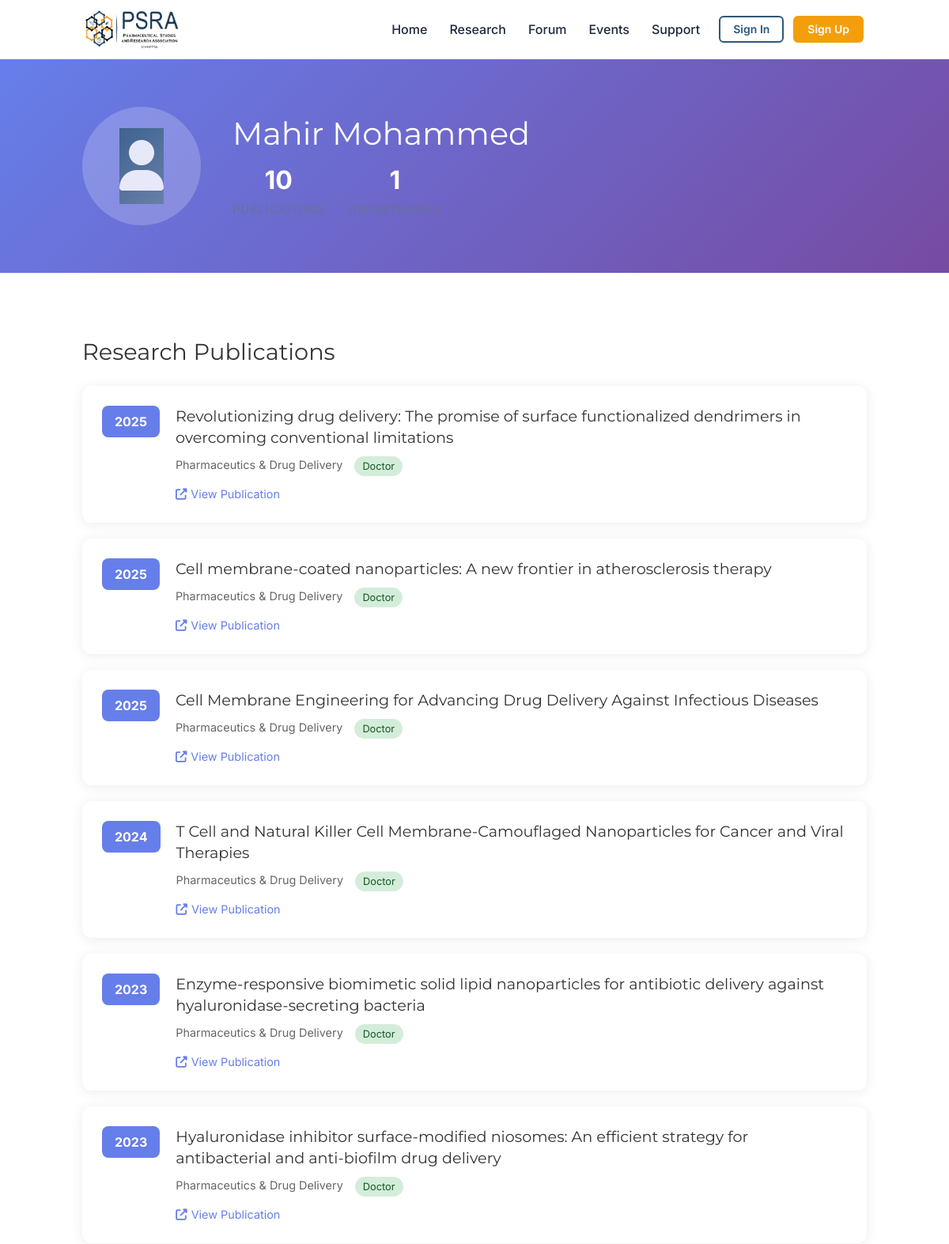
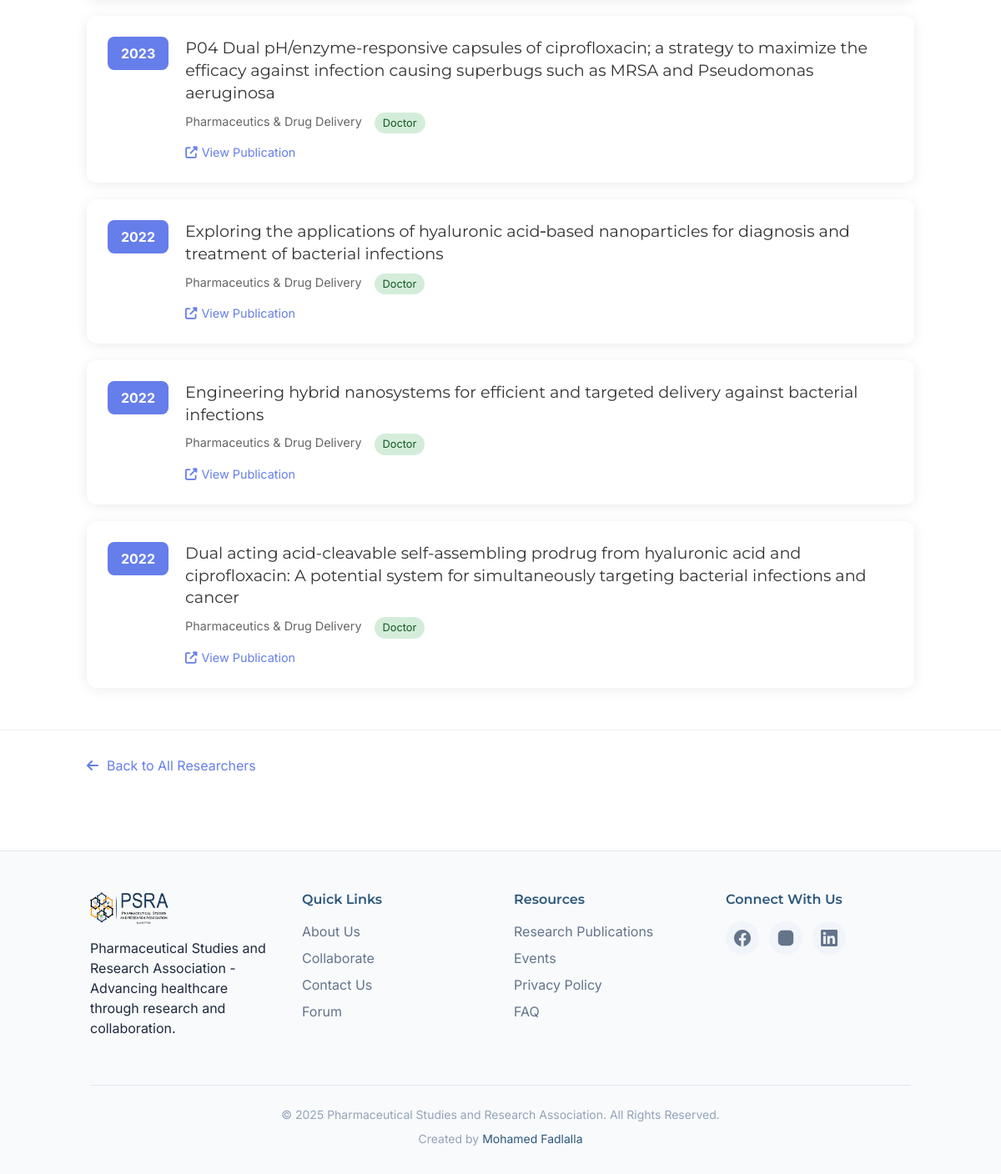
/researcher/1, run on the app's committed database (2 pictures, top to bottom).
### models.py (models this page shows, shortened)
class Researcher(db.Model):
    id = db.Column(db.Integer, primary_key=True)
    name = db.Column(db.String(200), nullable=False, unique=True)
    profile_picture_url = db.Column(db.String(200), default=None)
    bio = db.Column(db.Text, nullable=True)
    is_registered_user = db.Column(db.Boolean, default=False)
    user_id = db.Column(db.Integer, db.ForeignKey('user.id'), nullable=True)
    created_at = db.Column(db.DateTime, default=datetime.utcnow)
    researches = db.relationship('Research', backref='author', lazy=True, cascade='all, delete-orphan')

class Research(db.Model):
    id = db.Column(db.Integer, primary_key=True)
    title = db.Column(db.String(500), nullable=False)
    doi_url = db.Column(db.String(500), nullable=True)
    department = db.Column(db.String(100), nullable=False)
    year = db.Column(db.Integer, nullable=False)
    researcher_id = db.Column(db.Integer, db.ForeignKey('researcher.id'), nullable=False)
    researcher_type = db.Column(db.String(20), default='doctor')  # 'doctor' or 'student'
    is_approved = db.Column(db.Boolean, default=True)  # For submitted research pending approval
    submitted_by = db.Column(db.Integer, db.ForeignKey('user.id'), nullable=True)  # User who submitted
    submitted_by_user = db.relationship('User', foreign_keys=[submitted_by], backref='submitted_researches')
    created_at = db.Column(db.DateTime, default=datetime.utcnow)

### app.py (the view)
@app.route('/researcher/<int:researcher_id>')
def researcher_profile(researcher_id):
    profile_data = ResearchService.get_researcher_profile(researcher_id)
    if not profile_data:
        flash('Researcher not found.', FLASH_ERROR)
        return redirect(url_for('researchers'))
    return render_template(
        'researcher_profile.html',
        researcher=profile_data['researcher'],
        researches=profile_data['researches'],
        departments=profile_data['departments'],
        total_researches=profile_data['total_researches']
    )

### app.py (called while the page is built)
@app.context_processor
def inject_unread_messages():
    if current_user.is_authenticated:
        unread_count = Message.query.filter_by(receiver_id=current_user.id, is_read=False).count()
        return {'unread_message_count': unread_count}
    return {'unread_message_count': 0}

### services/research_service.py (called while the page is built)
    @staticmethod
    def get_researcher_profile(researcher_id: int) -> Optional[Dict[str, Any]]:
        researcher = Researcher.query.get(researcher_id)
        if not researcher:
            return None
        researches = Research.query.filter_by(
            researcher_id=researcher_id
        ).order_by(Research.year.desc()).all()
        departments = {}
        for research in researches:
            if research.department not in departments:
                departments[research.department] = []
            departments[research.department].append(research)
        return {
            'researcher': researcher,
            'researches': researches,
            'departments': departments,
            'total_researches': len(researches)
        }

### templates/researcher_profile.html (shortened to what this page needs)
{% extends "base.html" %}
{% block content %}
<div class="researcher-profile-page">
    <div class="profile-header">
        <div class="container mx-auto px-4">
            <div class="profile-info">
                <div class="profile-avatar">
                    {% if researcher.profile_picture_url %}
                    <img src="{{ researcher.profile_picture_url }}" alt="{{ researcher.name }}">
                    {% else %}
                    <div class="avatar-placeholder">
                        <i class="fas fa-user"></i>
                    </div>
                    {% endif %}
                </div>
                <div class="profile-details">
                    <h1>{{ researcher.name }}</h1>
                    <div class="profile-stats">
                        <div class="stat">
                            <span class="stat-value">{{ total_researches }}</span>
                            <span class="stat-label">Publications</span>
                        </div>
                        <div class="stat">
                            <span class="stat-value">{{ departments|length }}</span>
                            <span class="stat-label">Departments</span>
                        </div>
                    </div>
                </div>
            </div>
        </div>
    </div>
    <div class="research-section">
        <div class="container mx-auto px-4">
            <h2>Research Publications</h2>
            {% if researches %}
            <div class="research-list">
                {% for research in researches %}
                <div class="research-item" data-department="{{ research.department|replace(' ', '-')|lower }}">
                    <div class="research-year">{{ research.year }}</div>
                    <div class="research-content">
                        <h3 class="research-title">
                            {% if research.doi_url %}
                            <a href="{{ research.doi_url }}" target="_blank" rel="noopener noreferrer">
                                {{ research.title }}
                            </a>
                            {% else %}
                            {{ research.title }}
                            {% endif %}
                        </h3>
                        <div class="research-meta">
                            <span class="department">{{ research.department }}</span>
                            <span class="type-badge {{ research.researcher_type }}">
                                {{ research.researcher_type|title }}
                            </span>
                        </div>
                        {% if research.doi_url %}
                        <a href="{{ research.doi_url }}" target="_blank" rel="noopener noreferrer" class="doi-link">
                            <i class="fas fa-external-link-alt"></i> View Publication
                        </a>
                        {% endif %}
                    </div>
                </div>
                {% endfor %}
            </div>
            {% else %}
            <div class="no-research">
                <p>No research publications found for this researcher.</p>
            </div>
            {% endif %}
        </div>
    </div>
    <div class="back-section">
        <div class="container mx-auto px-4">
            <a href="{{ url_for('researchers') }}" class="back-link">
                <i class="fas fa-arrow-left"></i> Back to All Researchers
            </a>
        </div>
    </div>
</div>
{% endblock %}

### static/css/style.css (style rules this page uses)
:root { --primary-blue: #2D577B; --primary-blue-light: #607D9B; --primary-blue-dark: #1E3A5F; --accent-orange: #F59E0B; --accent-orange-hover: #D97706; --accent-green: #4ADE80; --accent-green-dark: #22C55E; --color-success: #22C55E; --color-success-bg: #DCFCE7; --color-warning: #F59E0B; --color-warning-bg: #FEF3C7; --color-error: #EF4444; --color-error-bg: #FEE2E2; --color-info: #3B82F6; --color-info-bg: #DBEAFE; --text-primary: #1E293B; --text-secondary: #64748B; --text-muted: #94A3B8; --text-inverse: #FFFFFF; --bg-primary: #FFFFFF; --bg-secondary: #F8FAFC; --bg-tertiary: #F1F5F9; --bg-overlay: rgba(0, 0, 0, 0.5); --border-color: #E2E8F0; --border-color-dark: #CBD5E1; --border-focus: #2D577B; --space-1: 4px; --space-2: 8px; --space-3: 12px; --space-4: 16px; --space-5: 20px; --space-6: 24px; --space-8: 32px; --space-10: 40px; --space-12: 48px; --space-16: 64px; --space-20: 80px; --font-family-heading: 'Montserrat', -apple-system, BlinkMacSystemFont, sans-serif; --font-family-body: 'Inter', -apple-system, BlinkMacSystemFont, 'Segoe UI', Roboto, sans-serif; --font-family-mono: 'Fira Code', 'Consolas', monospace; --font-size-xs: 0.75rem; --font-size-sm: 0.875rem; --font-size-base: 1rem; --font-size-lg: 1.125rem; --font-size-xl: 1.25rem; --font-size-2xl: 1.5rem; --font-size-3xl: 1.875rem; --font-size-4xl: 2.25rem; --font-size-5xl: 3rem; --font-weight-normal: 400; --font-weight-medium: 500; --font-weight-semibold: 600; --font-weight-bold: 700; --line-height-tight: 1.25; --line-height-normal: 1.5; --line-height-relaxed: 1.75; --radius-sm: 4px; --radius-md: 6px; --radius-lg: 8px; --radius-xl: 12px; --radius-2xl: 16px; --radius-full: 9999px; --shadow-sm: 0 1px 2px 0 rgba(0, 0, 0, 0.05); --shadow-md: 0 4px 6px -1px rgba(0, 0, 0, 0.1), 0 2px 4px -1px rgba(0, 0, 0, 0.06); --shadow-lg: 0 10px 15px -3px rgba(0, 0, 0, 0.1), 0 4px 6px -2px rgba(0, 0, 0, 0.05); --shadow-xl: 0 20px 25px -5px rgba(0, 0, 0, 0.1), 0 10px 10px -5px rgba(0, 0, 0, 0.04); --shadow-2xl: 0 25px 50px -12px rgba(0, 0, 0, 0.25); --shadow-inner: inset 0 2px 4px 0 rgba(0, 0, 0, 0.06); --transition-fast: 150ms ease; --transition-normal: 200ms ease; --transition-slow: 300ms ease; --transition-bounce: 300ms cubic-bezier(0.68, -0.55, 0.265, 1.55); --z-dropdown: 100; --z-sticky: 200; --z-fixed: 300; --z-modal-backdrop: 400; --z-modal: 500; --z-toast: 600; --z-tooltip: 700; }
*, *::before, *::after { box-sizing: border-box; margin: 0; padding: 0; }
html { scroll-behavior: smooth; -webkit-text-size-adjust: 100%; }
body { font-family: var(--font-family-body); font-size: var(--font-size-base); line-height: var(--line-height-normal); color: var(--text-primary); background-color: var(--bg-primary); -webkit-font-smoothing: antialiased; -moz-osx-font-smoothing: grayscale; min-height: 100vh; display: flex; flex-direction: column; }
h1, h2, h3, h4, h5, h6 { font-family: var(--font-family-heading); font-weight: var(--font-weight-bold); line-height: var(--line-height-tight); color: var(--text-primary); }
h1 { font-size: var(--font-size-4xl); }
h2 { font-size: var(--font-size-3xl); }
h3 { font-size: var(--font-size-2xl); }
a { color: var(--primary-blue); text-decoration: none; transition: color var(--transition-fast); }
.container { max-width: 1200px; margin: 0 auto; padding: 0 var(--space-5); }
.avatar-placeholder { background: linear-gradient(135deg, var(--primary-blue) 0%, var(--primary-blue-light) 100%); }
.profile-header { margin-bottom: var(--space-8); }
.profile-avatar { flex-shrink: 0; }
.profile-info { flex: 1; }
.profile-info h1 { margin: 0 0 var(--space-1); font-size: var(--font-size-2xl); color: var(--text-inverse); }
.stat-label { color: var(--text-secondary); font-size: var(--font-size-sm); text-transform: uppercase; letter-spacing: 1px; }
.research-meta { display: flex; flex-wrap: wrap; gap: var(--space-3); font-size: var(--font-size-sm); color: var(--text-muted); }

### data on the page
Researcher: name "Mahir Mohammed"
Research: year "2025", title "Revolutionizing drug delivery: The promise of surface functionalized dendrimers in overcoming conventional limitations", department "Pharmaceutics & Drug Delivery", researcher_type "Doctor"
Research: year "2025", title "Cell membrane-coated nanoparticles: A new frontier in atherosclerosis therapy", department "Pharmaceutics & Drug Delivery", researcher_type "Doctor"
Research: year "2025", title "Cell Membrane Engineering for Advancing Drug Delivery Against Infectious Diseases", department "Pharmaceutics & Drug Delivery", researcher_type "Doctor"
Research: year "2024", title "T Cell and Natural Killer Cell Membrane-Camouflaged Nanoparticles for Cancer and Viral Therapies", department "Pharmaceutics & Drug Delivery", researcher_type "Doctor"
Research: year "2023", title "Enzyme-responsive biomimetic solid lipid nanoparticles for antibiotic delivery against hyaluronidase-secreting bacteria", department "Pharmaceutics & Drug Delivery", researcher_type "Doctor"
Research: year "2023", title "Hyaluronidase inhibitor surface-modified niosomes: An efficient strategy for antibacterial and anti-biofilm drug delivery", department "Pharmaceutics & Drug Delivery", researcher_type "Doctor"
Research: year "2023", title "P04 Dual pH/enzyme-responsive capsules of ciprofloxacin; a strategy to maximize the efficacy against infection causing superbugs such as MRSA and Pseudomonas aeruginosa", department "Pharmaceutics & Drug Delivery", researcher_type "Doctor"
Research: year "2022", title "Exploring the applications of hyaluronic acid‐based nanoparticles for diagnosis and treatment of bacterial infections", department "Pharmaceutics & Drug Delivery", researcher_type "Doctor"
Research: year "2022", title "Engineering hybrid nanosystems for efficient and targeted delivery against bacterial infections", department "Pharmaceutics & Drug Delivery", researcher_type "Doctor"
Research: year "2022", title "Dual acting acid-cleavable self-assembling prodrug from hyaluronic acid and ciprofloxacin: A potential system for simultaneously targeting bacterial infections and cancer", department "Pharmaceutics & Drug Delivery", researcher_type "Doctor"

### other printed values
{{ total_researches }} "10"
{{ departments|length }} "1"
{{ now.year if now else 2025 }} "2025"
